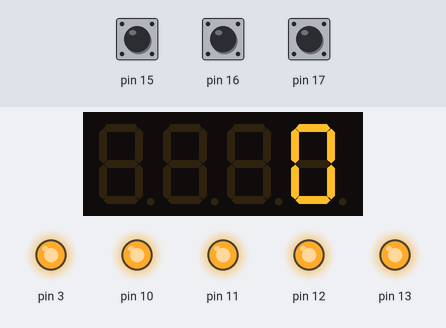
This sketch was run on a simulated Arduino Uno, built with avr-gcc and run on an emulated ATmega328P. On the bench: 4-digit seven-segment display, output pins drawn as LEDs (lit = HIGH). The test bench sets the inputs (shaded band); at power-on: pin 15 HIGH, pin 16 HIGH, pin 17 HIGH.

Above: at 1.2 s.
1.3 s: pin 15 pulled LOW for 0.15 s
At 1.61 s:
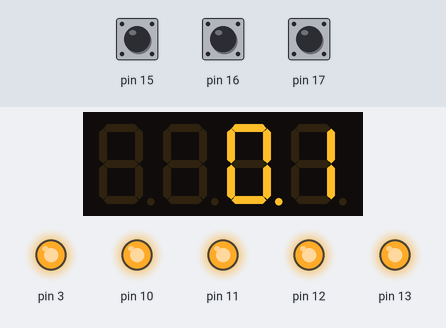
2.0 s: pin 15 pulled LOW for 1 s
3.6 s: pin 16 pulled LOW for 0.15 s
Timing chart, 0 to 6.6 s (numbered marks = the images above; inputs shaded):
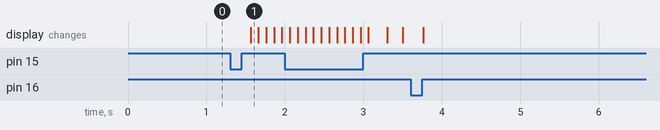

Measured:
- after the input at 1.3 s, the display: changes after 0.26 s (image 1)

The sketch:

stopwatch.ino
```cpp
/*
 * This program controls the 7-segment display on the arduino multifunction shield and functions as a stopwatch.
 *
 * BUTTON_1 => Starts/Stops the timer
 * BUTTON_2 => Resets the timer to 0
 *
 */

#include <TimerOne.h>
#include <Wire.h>
#include <MultiFuncShield.h>

float timer = 0;
byte timerStarted = false;

void setup() {
  Serial.begin(9600);
  Timer1.initialize();
  MFS.initialize(&Timer1);
  MFS.write(0);
}

void loop() {
  byte button = MFS.getButton();
  byte buttonAction = button & B11000000;
  byte buttonNumber = button & B00111111;

  // If BUTTON_1 is pressed
  if (button && buttonAction == BUTTON_SHORT_RELEASE_IND && buttonNumber == 1) {
    // Toggle blinking display
    MFS.blinkDisplay(DIGIT_ALL, timerStarted ? ON : OFF);

    // Start/Stop timer
    timerStarted = !timerStarted;
  }

  // If BUTTON_2 is pressed
  if (button && buttonAction == BUTTON_SHORT_RELEASE_IND && buttonNumber == 2) {
    timerStarted = false;
    MFS.write(0);
    MFS.blinkDisplay(DIGIT_ALL, OFF);
  }

  if (timerStarted) {
    // Increase timer by 100ms
    delay(100);
    MFS.write(timer += 0.1);
  } else {
    // Reset timer
    timer = 0;
  }
}
```
